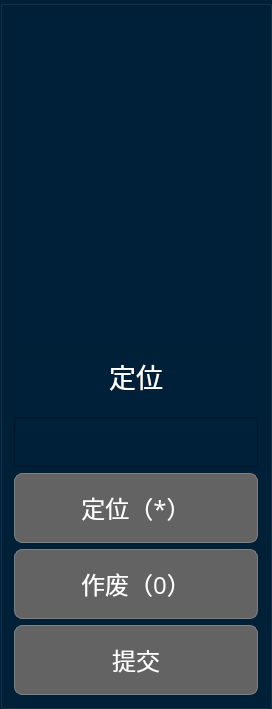
       <widget class="QGroupBox" name="groupBox_5">
        <property name="styleSheet">
         <string notr="true">background-color: rgb(0, 32, 57);</string>
        </property>
        <property name="title">
         <string/>
        </property>
        <property name="alignment">
         <set>Qt::AlignCenter</set>
        </property>
        <layout class="QVBoxLayout" name="verticalLayout_4">
         <item>
          <widget class="QLabel" name="label_locate">
           <property name="font">
            <font>
             <family>方正粗黑宋简体</family>
             <pointsize>90</pointsize>
            </font>
           </property>
           <property name="styleSheet">
            <string notr="true">color: rgb(255, 255, 255);</string>
           </property>
           <property name="text">
            <string>&lt;html&gt;&lt;head/&gt;&lt;body&gt;&lt;p&gt;&lt;br/&gt;&lt;/p&gt;&lt;/body&gt;&lt;/html&gt;</string>
           </property>
           <property name="alignment">
            <set>Qt::AlignCenter</set>
           </property>
          </widget>
         </item>
         <item>
          <widget class="QLabel" name="label">
           <property name="minimumSize">
            <size>
             <width>0</width>
             <height>60</height>
            </size>
           </property>
           <property name="maximumSize">
            <size>
             <width>16777215</width>
             <height>50</height>
            </size>
           </property>
           <property name="font">
            <font>
             <pointsize>20</pointsize>
            </font>
           </property>
           <property name="layoutDirection">
            <enum>Qt::LeftToRight</enum>
           </property>
           <property name="styleSheet">
            <string notr="true">color: rgb(255, 255, 255);</string>
           </property>
           <property name="text">
            <string>定位</string>
           </property>
           <property name="alignment">
            <set>Qt::AlignHCenter|Qt::AlignTop</set>
           </property>
           <property name="textInteractionFlags">
            <set>Qt::LinksAccessibleByMouse</set>
           </property>
          </widget>
         </item>
         <item>
          <widget class="QLineEdit" name="lineEdit_2">
           <property name="enabled">
            <bool>true</bool>
           </property>
           <property name="minimumSize">
            <size>
             <width>0</width>
             <height>50</height>
            </size>
           </property>
           <property name="font">
            <font>
             <pointsize>20</pointsize>
            </font>
           </property>
           <property name="styleSheet">
            <string notr="true">color: rgb(255, 255, 255);</string>
           </property>
           <property name="text">
            <string/>
           </property>
           <property name="alignment">
            <set>Qt::AlignCenter</set>
           </property>
          </widget>
         </item>
         <item>
          <widget class="QPushButton" name="button_locate">
           <property name="enabled">
            <bool>false</bool>
           </property>
           <property name="minimumSize">
            <size>
             <width>0</width>
             <height>70</height>
            </size>
           </property>
           <property name="font">
            <font>
             <family>方正粗黑宋简体</family>
             <pointsize>18</pointsize>
            </font>
           </property>
           <property name="styleSheet">
            <string notr="true">QPushButton{color: rgb(255, 255, 255);background:rgb(180, 45, 55);border:1px solid grey; border-radius: 8px;}
QPushButton:hover{border-color:rgb(139,170,105)}
QPushButton:pressed{border-color:gray;background-color: rgb(114, 58, 62);}
QPushButton:disabled{border-color:gray;background-color: rgb(99, 99, 99);
}</string>
           </property>
           <property name="text">
            <string>定位（*）</string>
           </property>
           <property name="shortcut">
            <string>*</string>
           </property>
          </widget>
         </item>
         <item>
          <widget class="QPushButton" name="button_useless">
           <property name="enabled">
            <bool>false</bool>
           </property>
           <property name="minimumSize">
            <size>
             <width>0</width>
             <height>70</height>
            </size>
           </property>
           <property name="font">
            <font>
             <family>方正粗黑宋简体</family>
             <pointsize>18</pointsize>
             <weight>50</weight>
             <bold>false</bold>
            </font>
           </property>
           <property name="styleSheet">
            <string notr="true">QPushButton{color: rgb(255, 255, 255);background:rgb(180, 45, 55);border:1px solid grey; border-radius: 8px;}
QPushButton:hover{border-color:rgb(139,170,105)}
QPushButton:pressed{border-color:gray;background-color: rgb(114, 58, 62);}
QPushButton:disabled{border-color:gray;background-color: rgb(99, 99, 99);
}</string>
           </property>
           <property name="text">
            <string>作废（0）</string>
           </property>
           <property name="shortcut">
            <string>0</string>
           </property>
          </widget>
         </item>
         <item>
          <widget class="QPushButton" name="button_summit">
           <property name="enabled">
            <bool>false</bool>
           </property>
           <property name="minimumSize">
            <size>
             <width>0</width>
             <height>70</height>
            </size>
           </property>
           <property name="font">
            <font>
             <family>方正粗黑宋简体</family>
             <pointsize>18</pointsize>
            </font>
           </property>
           <property name="styleSheet">
            <string notr="true">QPushButton{color: rgb(255, 255, 255);background:rgb(50, 73, 138);border:1px solid grey; border-radius: 8px;}
QPushButton:hover{border-color:rgb(139,170,105)}
QPushButton:pressed{border-color:gray;background-color:rgb(54, 65, 97);}
QPushButton:disabled{border-color:gray;background-color: rgb(99, 99, 99);
}</string>
           </property>
           <property name="text">
            <string>提交</string>
           </property>
           <property name="shortcut">
            <string>Enter</string>
           </property>
          </widget>
         </item>
        </layout>
       </widget>
